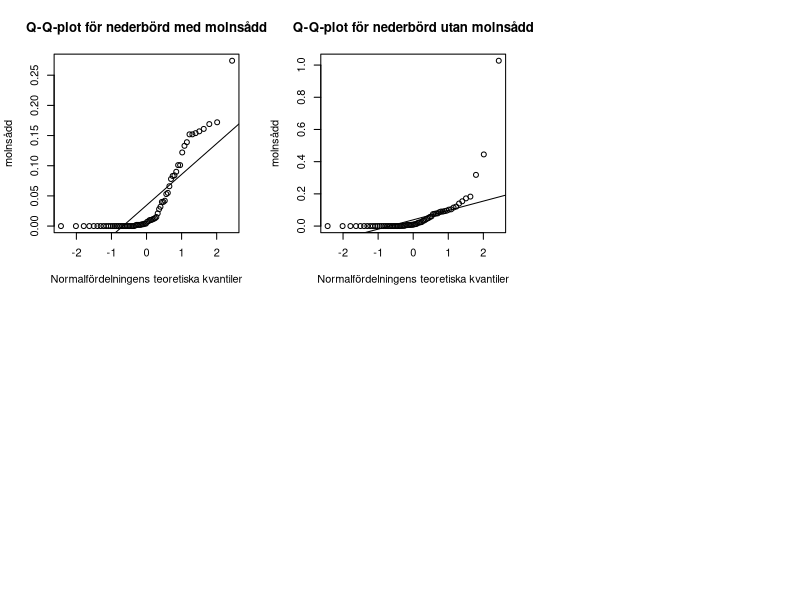
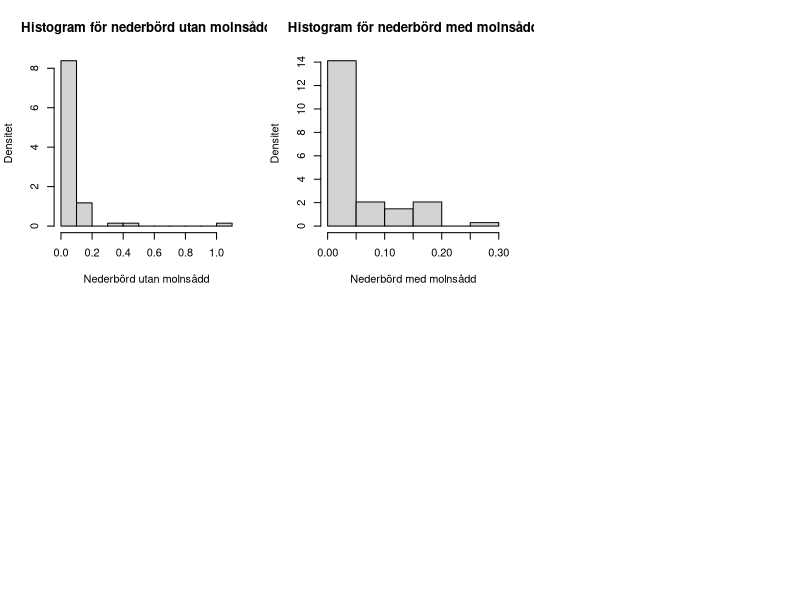
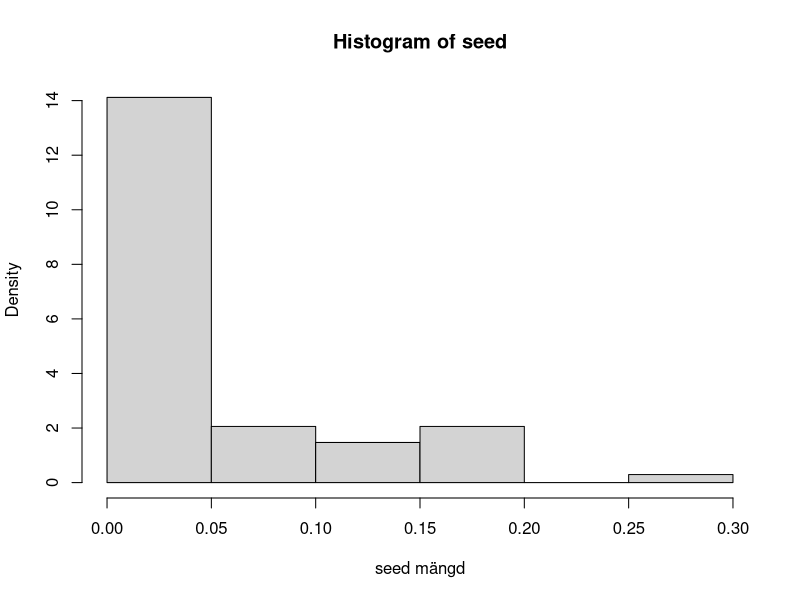
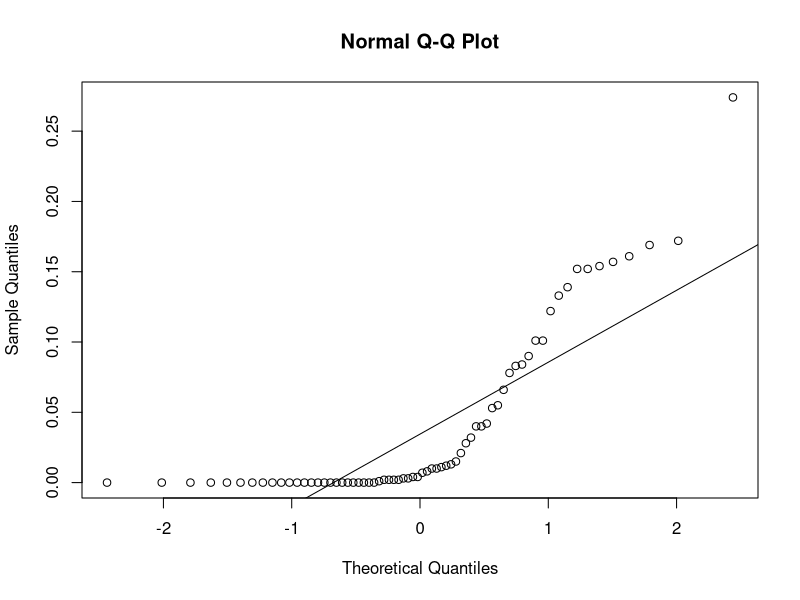
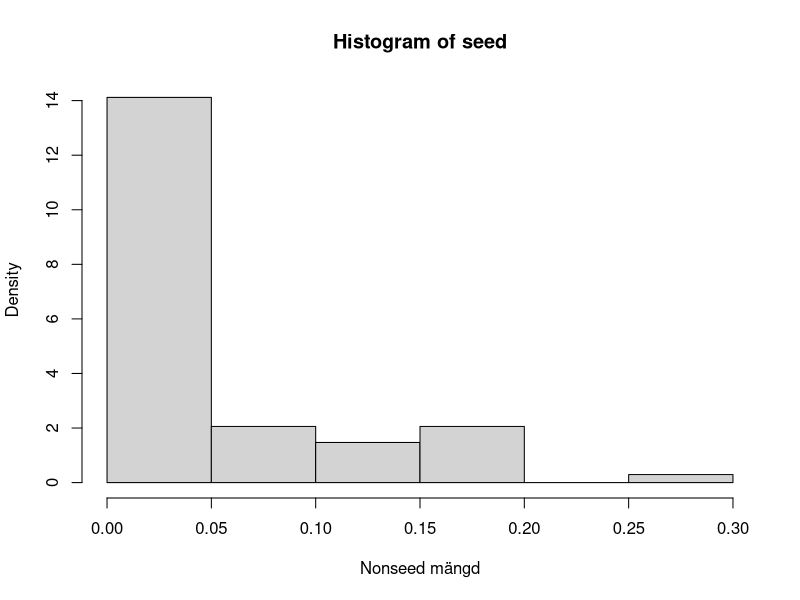
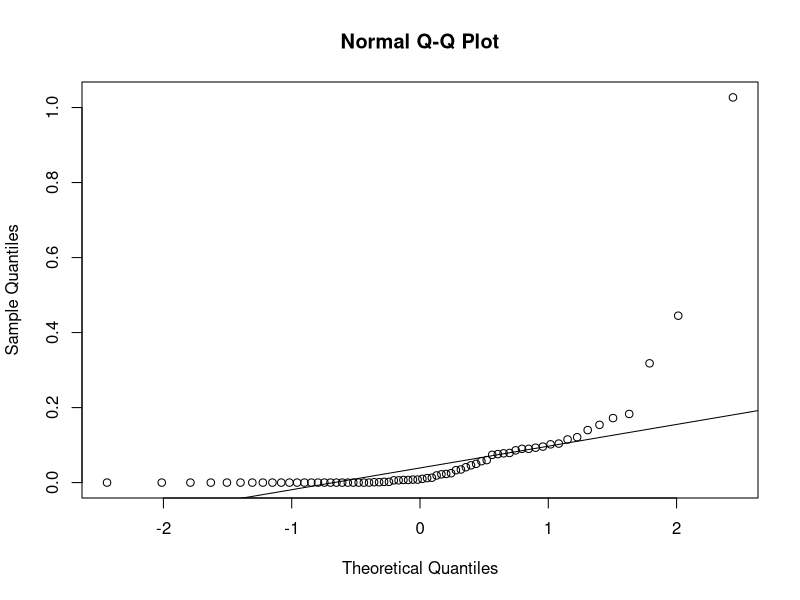

These charts were generated, in order, by the following R code:
## ---- chunk 1
z <- 1.72 # observerat värde på teststatistika
2 * (1- pnorm(z)) #p-värde för tvåsidigt test
1 - pnorm(z) # p-värde för ensidigt test

## ---- chunk 2
t.test(1:10, alternative = "greater", mu = 4.5, conf.level = 0.9) #p-värde för nollhypotesen är 16,18%
t.test(1:10, alternative = "less", mu = 4.5, conf.level = 0.9) #p-värde för nollhypotesen är 83,82%
t.test(1:10, alternative = "two.sided", mu = 4.5, conf.level = 0.9) #p-värde för nollhypotesen är 32,35%
## ---- chunk 3
#t.test(1:10, 1:10, alternative = "greater", mu = 4.5, conf.level = 0.9)

## ---- chunk 4
x <- rnorm(100,0,0)
y <- rnorm(100,0,0)
t.test(1:10, 1:20, alternative = "greater", mu = 0, conf.level = 0.9) #p-värde för nollhypotesen är 99,76%
t.test(1:10, 1:20, alternative = "greater", mu = 0, var.equal = TRUE, conf.level = 0.9) #p-värde för nollhypotesen med Welch–Satterthwaites metod är 99,07%

## ---- chunk 5
x = 1:10
y = 1:20
d <- x - y
t.test(d, alternative = "greater", mu = 0, conf.level = 0.9) #p-värde för nollhypotesen för parvist beroende stickprov är 99,98%
#t.test(1:10, 1:10, alternative = "greater", mu = 0, paired = TRUE, conf.level = 0.9)
## ---- chunk 6
#set.seed(17761122)
#x <- rnorm(1000,0,6)
wilcox.test(rnorm(10),rnorm(10,2), alternative = "greater", mu = 0, conf.int = TRUE, conf.level = 0.9, exact = FALSE) #p-värde med Wilcoxons teckenrangtest är 99,99%
## ---- chunk 7
x <- c(1,2,3,4,5,6)
y <- c(2,4,6,8,10,12)
wilcox.test(x,y, alternative = "greater", mu = 4.5, conf.level = 0.9) # p-värde är 1
## ---- chunk 8
arizona <- read.csv("arizona.csv", header = FALSE) #Yinyi testa använda denna istället
#arizona <- read.csv("E:\\matematik\\MT4001\\labb\\homework1\\arizona.csv", header = FALSE)
year <- arizona$V1
seed <- arizona$V2
nonseed <- arizona$V3
old_par <- par(mfrow = c(2,3))
qqnorm(seed,main = 'Q-Q-plot för nederbörd med molnsådd', ylab= 'Nederbörd med
molnsådd', xlab= 'Normalfördelningens teoretiska kvantiler')
qqline(seed)
qqnorm(nonseed,main = 'Q-Q-plot för nederbörd utan molnsådd', ylab= 'Nederbörd utan
molnsådd', xlab= 'Normalfördelningens teoretiska kvantiler')
qqline(nonseed)
par(old_par)
old_par <- par(mfrow = c(2,3))
hist(nonseed,prob = TRUE, main = 'Histogram för nederbörd utan molnsådd', ylab =
       'Densitet', xlab = 'Nederbörd utan molnsådd')
hist(seed,prob = TRUE, main = 'Histogram för nederbörd med molnsådd', ylab =
       'Densitet', xlab = 'Nederbörd med molnsådd')
par(old_par)
## ---- chunk 9
hist(seed,probability = TRUE, 
     xlab = "seed mängd")
## ---- chunk 10
qqnorm(seed)
qqline(seed)
## ---- chunk 11
hist(seed,probability = TRUE, 
     xlab = "Nonseed mängd")
## ---- chunk 12
qqnorm(nonseed)
qqline(nonseed)
## ---- chunk 13
wilcox.test(seed,nonseed, alternative = "greater", mu = 0, conf.level = 0.95)
## ---- chunk 14
oregon <- read.csv("oregon.csv", header = FALSE) #Yinyi testa använda denna istället
#oregon <- read.csv("E:\\matematik\\MT4001\\labb\\homework1\\oregon.csv", header = FALSE)
trial <- oregon$V1
typ1 <- oregon$V2
typ2 <- oregon$V3
## ---- chunk 15
nonseed1 <- typ1[trial == 1]
seed1 <- typ1[trial == 2]
nonseed2 <- typ2[trial == 1]
seed2 <- typ2[trial == 2]
